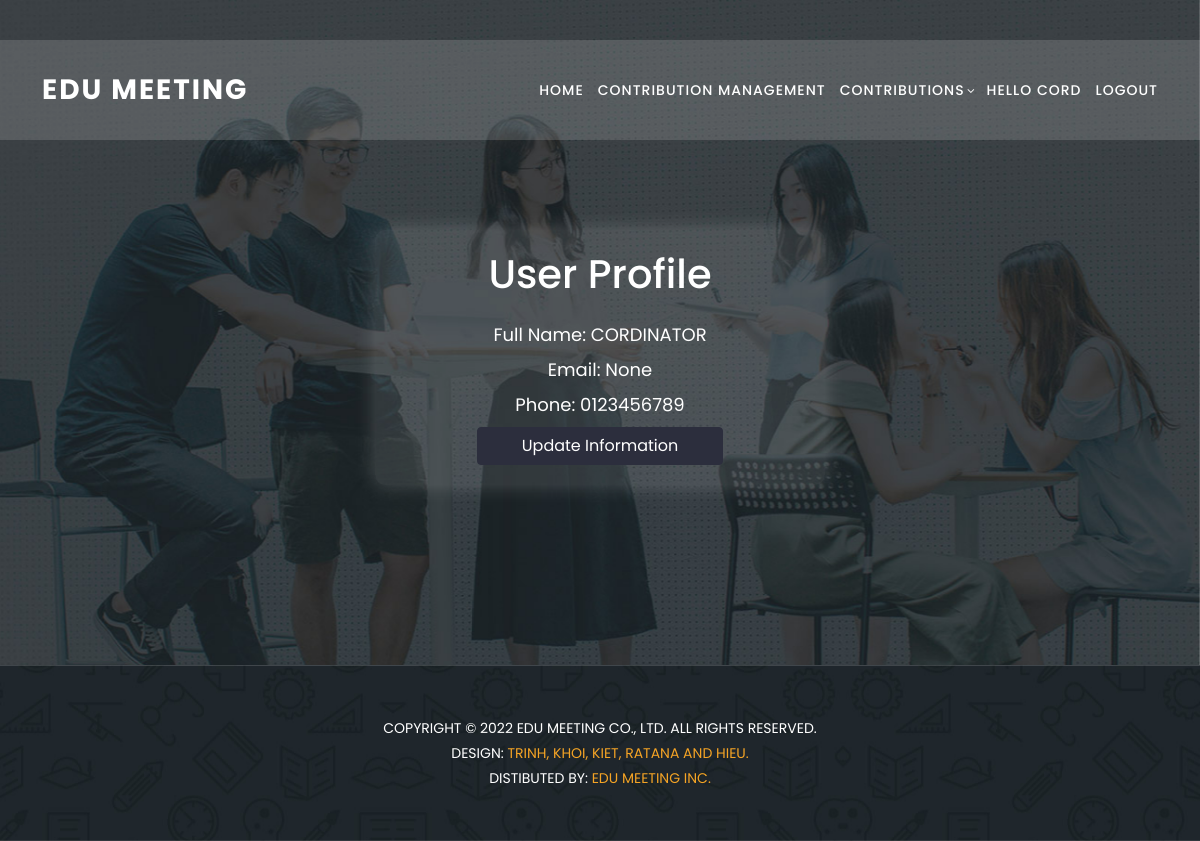
/profile/ (signed in), run on the app's committed database.
### home/models.py (models this page shows, shortened)
class UserProfile(models.Model):
    user = models.OneToOneField(User, on_delete=models.CASCADE, primary_key=True)
    fullname = models.CharField(max_length=50)
    roles = models.ManyToManyField(Role, related_name='users')
    faculty = models.ForeignKey('Faculties', on_delete=models.CASCADE, null=True, blank=True)
    email = models.EmailField(max_length=254, unique=True, blank=True, null=True)
    phone = models.CharField(max_length=15)
    academic_Year = models.ForeignKey(AcademicYear,blank=True, null =True, on_delete=models.CASCADE)

### home/views.py (the view)
# urls.py: path('profile/', views.user_profile, name='profile'),
@login_required
def user_profile(request):
    user_profile = get_object_or_404(UserProfile, user=request.user)
    show_faculties = True
    faculty = user_profile.faculty
    faculties = Faculties.objects.none()
    is_cordinator = False
    is_director = False
    is_student = False
    if request.user.is_authenticated:
        roles = [role.name for role in user_profile.roles.all()]
        if "marketing director" in roles:
            faculties = Faculties.objects.all()
            is_director = True
        elif "marketing cordinator" in roles:
            faculties = Faculties.objects.filter(id=faculty.id) if faculty else Faculties.objects.none()
            is_cordinator = True
        else:
            is_student = True
            show_faculties = False
    return render(request, 'profile.html', {'user_profile': user_profile,
                                            'faculties': faculties,
                                            'show_faculties': show_faculties,
                                            'is_cordinator': is_cordinator,
                                            'is_director': is_director,
                                            'is_student': is_student})

### templates/profile.html (shortened to what this page needs)
{% extends "header.html" %}
{%load static%}
{% block content %}
    <section class="apply-now" id="apply">
        <div class="container profile-container">
            <h1 class="mb-4">User Profile</h1>
            <div class="user-information text-center">
                <p>Full Name: {{ user_profile.fullname }}</p>
                <p>Email: {{ user_profile.email }}</p>
                <p>Phone: {{ user_profile.phone }}</p>
            </div>
            <div class="text-center">
                <a href="{% url 'update_profile' %}" class="btn btn-primary">Update Information</a>
            </div>
        </div>
    </section>
    <section class="contact-us" id="contact">
      <div class="footer">
      <p>Copyright © 2022 Edu Meeting Co., Ltd. All Rights Reserved.
        <br>
        Design: <a href="#" target="_parent" title="free css templates">Trinh, Khoi, Kiet, Ratana and Hieu.</a>
        <br>
        Distibuted By: <a href="#" target="_blank" title="Build Better UI, Faster">Edu Meeting Inc.</a>
      </p>
    </div>
    </section>
  </body>
</html>
{% endblock content %}

### templates/header.html (shortened to what this page needs)
{%load static%}
<!DOCTYPE html>
<html lang="en">
<head>
  <link href="{% static 'vendor/bootstrap/css/bootstrap.min.css' %}" rel="stylesheet">
  <link rel="stylesheet" href="{% static 'css/fontawesome.css' %}">
  <link rel="stylesheet" href="{% static 'css/templatemo-edu-meeting.css' %}">
  <link rel="stylesheet" href="{% static 'css/owl.css' %}">
  <link rel="stylesheet" href="{% static 'css/lightbox.css' %}">
</head>
<body>
  <header class="header-area header-sticky">
    <div class="container">
      <div class="row">
        <div class="col-12">
          <nav class="main-nav">
            <a href="{% url "home" %}" class="logo">
              Edu Meeting
            </a>
            <ul class="nav">
              <li>
                <a href="{% url "home" %}">Home</a>
              </li>
              {% if is_cordinator %}
              <li>
                  <a href="{% url "manage_contributions" %}">Contribution Management</a>
              </li>
              {% endif %}
              <li class="has-sub">
                <a href="javascript:void(0)">Contributions</a>
              </li>
              {% if user.is_authenticated %}
              <li >
                <a href="{%url 'profile' %}">hello {{request.user.username}}</a>
              </li>
              <li>
                <a href="{% url 'logout'%}">Logout</a>
              </li>
              {% else %}
              <li>
                <a href="{% url 'login' %}">Login</a>
              </li>
              {% endif %}
            </ul>
          </nav>
        </div>
      </div>
    </div>
  </header>
  {% block content %}
  {% endblock content %}

### static/css/templatemo-edu-meeting.css (style rules this page uses)
html, body, div, span, applet, object, iframe, h1, h2, h3, h4, h5, h6, p, blockquote, div pre, a, abbr, acronym, address, big, cite, code, del, dfn, em, font, img, ins, kbd, q, s, samp, small, strike, strong, sub, sup, tt, var, b, u, i, center, dl, dt, dd, ol, ul, li, figure, header, nav, section, article, aside, footer, figcaption { margin: 0; padding: 0; border: 0; outline: 0; }
ul, li { padding: 0; margin: 0; list-style: none; }
header, nav, section, article, aside, footer, hgroup { display: block; }
* { box-sizing: border-box; }
html, body { font-family: 'Poppins', sans-serif; font-weight: 400; background-color: #fff; font-size: 16px; -ms-text-size-adjust: 100%; -webkit-font-smoothing: antialiased; -moz-osx-font-smoothing: grayscale; }
a { text-decoration: none !important; color: #3CF; }
h1, h2, h3, h4, h5, h6 { margin-top: 0px; margin-bottom: 0px; }
ul { margin-bottom: 0px; }
p { font-size: 14px; line-height: 25px; color: #2a2a2a; }
html, body { background: #fff; font-family: 'Poppins', sans-serif; }
.header-area { background-color: rgba(250,250,250,0.15); position: absolute; top: 40px; left: 0; right: 0; z-index: 100; -webkit-transition: all .5s ease 0s; -moz-transition: all .5s ease 0s; -o-transition: all .5s ease 0s; transition: all .5s ease 0s; }
.header-area .main-nav { min-height: 80px; background: transparent; }
.header-area .main-nav .logo { line-height: 100px; color: #fff; font-size: 28px; font-weight: 700; text-transform: uppercase; letter-spacing: 2px; float: left; -webkit-transition: all 0.3s ease 0s; -moz-transition: all 0.3s ease 0s; -o-transition: all 0.3s ease 0s; transition: all 0.3s ease 0s; }
.header-area .main-nav .nav { float: right; margin-top: 30px; margin-right: 0px; background-color: transparent; -webkit-transition: all 0.3s ease 0s; -moz-transition: all 0.3s ease 0s; -o-transition: all 0.3s ease 0s; transition: all 0.3s ease 0s; position: relative; z-index: 999; }
.header-area .main-nav .nav li { padding-left: 15px; padding-right: 15px; }
.header-area .main-nav .nav li:last-child { padding-right: 0px; }
.header-area .main-nav .nav li a { display: block; font-weight: 500; font-size: 14px; text-transform: uppercase; color: #fff; -webkit-transition: all 0.3s ease 0s; -moz-transition: all 0.3s ease 0s; -o-transition: all 0.3s ease 0s; transition: all 0.3s ease 0s; height: 40px; line-height: 40px; border: transparent; letter-spacing: 1px; }
.header-area .main-nav .nav li.has-sub { position: relative; padding-right: 15px; }
.header-area .main-nav .nav li.has-sub:after { font-family: FontAwesome; content: "\f107"; font-size: 12px; color: #fff; position: absolute; right: 5px; top: 12px; }
.header-area.header-sticky { min-height: 80px; }
.header-area .nav { margin-top: 30px; }
@media (max-width: 1200px) { .header-area .main-nav .nav li { padding-left: 7px; padding-right: 7px; } }
@media (max-width: 1200px) { .header-area .main-nav:before { display: none; } }
@media (min-width: 767px) { .header-area .main-nav .nav { display: flex !important; } }
section.apply-now { background-image: url(../images/apply-bg.jpg); background-position: center center; background-attachment: fixed; background-repeat: no-repeat; background-size: cover; padding: 180px 0px; }
section.contact-us { background-image: url(../images/meetings-bg.jpg); background-position: center center; background-attachment: fixed; background-repeat: no-repeat; background-size: cover; }
.footer { text-align: center; border-top: 1px solid rgba(250,250,250,0.15); padding: 50px 0px; }
.footer p { text-transform: uppercase; font-size: 14px; color: #fff; }
.footer p a { color: #f5a425; }

### templates/profile.html (style rules this page uses)
.user-information p { color: #fff; font-size: 18px; margin: 10px 0; }
.profile-container { max-width: 450px; margin: auto; margin-top: 50px; padding: 20px; border-radius: 10px; box-shadow: 0 0 20px rgba(255, 255, 255, 0.2); background-color: rgba(255, 255, 255, 0.1); text-align: left; }
.profile-container h1 { color: #fff; text-align: center; }
.btn-primary { background-color: #2c2e3d; border-color: #2c2e3d; width: 60%; }

### data on the page
UserProfile: fullname "CORDINATOR", email "None", phone "0123456789"

### other printed values
{{ request.user.username }} "CORD"
